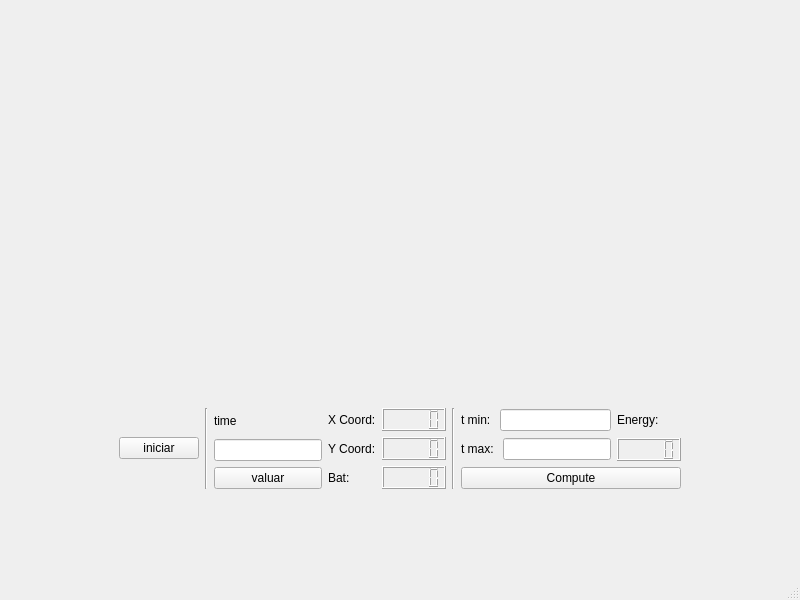
<?xml version="1.0" encoding="UTF-8"?>
<ui version="4.0">
 <class>MainWindow</class>
 <widget class="QMainWindow" name="MainWindow">
  <property name="geometry">
   <rect>
    <x>0</x>
    <y>0</y>
    <width>800</width>
    <height>600</height>
   </rect>
  </property>
  <property name="windowTitle">
   <string>MainWindow</string>
  </property>
  <widget class="QWidget" name="centralwidget">
   <layout class="QGridLayout" name="gridLayout">
    <item row="1" column="1">
     <layout class="QVBoxLayout" name="verticalLayout_8">
      <item>
       <layout class="QVBoxLayout" name="verticalLayout">
        <item>
         <widget class="QCustomPlot" name="plotx" native="true">
          <property name="minimumSize">
           <size>
            <width>400</width>
            <height>100</height>
           </size>
          </property>
         </widget>
        </item>
        <item>
         <widget class="QCustomPlot" name="ploty" native="true">
          <property name="minimumSize">
           <size>
            <width>400</width>
            <height>100</height>
           </size>
          </property>
         </widget>
        </item>
        <item>
         <widget class="QCustomPlot" name="plotb" native="true">
          <property name="minimumSize">
           <size>
            <width>400</width>
            <height>100</height>
           </size>
          </property>
         </widget>
        </item>
       </layout>
      </item>
      <item>
       <layout class="QHBoxLayout" name="horizontalLayout_8">
        <item>
         <layout class="QVBoxLayout" name="verticalLayout_2">
          <item>
           <widget class="QPushButton" name="botonIniciar">
            <property name="text">
             <string>iniciar</string>
            </property>
           </widget>
          </item>
         </layout>
        </item>
        <item>
         <layout class="QHBoxLayout" name="horizontalLayout_7">
          <item>
           <widget class="Line" name="line_3">
            <property name="orientation">
             <enum>Qt::Orientation::Vertical</enum>
            </property>
           </widget>
          </item>
          <item>
           <layout class="QVBoxLayout" name="verticalLayout_3">
            <item>
             <widget class="QLabel" name="label">
              <property name="text">
               <string>time</string>
              </property>
             </widget>
            </item>
            <item>
             <widget class="QLineEdit" name="lineEditTiempo"/>
            </item>
            <item>
             <widget class="QPushButton" name="botonValuar">
              <property name="text">
               <string>valuar</string>
              </property>
             </widget>
            </item>
           </layout>
          </item>
          <item>
           <layout class="QVBoxLayout" name="verticalLayout_4">
            <item>
             <layout class="QHBoxLayout" name="horizontalLayout">
              <item>
               <widget class="QLabel" name="label_2">
                <property name="text">
                 <string>X Coord:</string>
                </property>
               </widget>
              </item>
              <item>
               <widget class="QLCDNumber" name="lcdX"/>
              </item>
             </layout>
            </item>
            <item>
             <layout class="QHBoxLayout" name="horizontalLayout_2">
              <item>
               <widget class="QLabel" name="label_3">
                <property name="text">
                 <string>Y Coord:</string>
                </property>
               </widget>
              </item>
              <item>
               <widget class="QLCDNumber" name="lcdY"/>
              </item>
             </layout>
            </item>
            <item>
             <layout class="QHBoxLayout" name="horizontalLayout_3">
              <item>
               <widget class="QLabel" name="label_4">
                <property name="text">
                 <string>Bat:</string>
                </property>
               </widget>
              </item>
              <item>
               <widget class="QLCDNumber" name="lcdBat"/>
              </item>
             </layout>
            </item>
           </layout>
          </item>
          <item>
           <widget class="Line" name="line">
            <property name="orientation">
             <enum>Qt::Orientation::Vertical</enum>
            </property>
           </widget>
          </item>
          <item>
           <layout class="QVBoxLayout" name="verticalLayout_7">
            <item>
             <layout class="QHBoxLayout" name="horizontalLayout_6">
              <item>
               <layout class="QVBoxLayout" name="verticalLayout_6">
                <item>
                 <layout class="QHBoxLayout" name="horizontalLayout_4">
                  <item>
                   <widget class="QLabel" name="label_5">
                    <property name="text">
                     <string>t min: </string>
                    </property>
                   </widget>
                  </item>
                  <item>
                   <widget class="QLineEdit" name="Tmin"/>
                  </item>
                 </layout>
                </item>
                <item>
                 <layout class="QHBoxLayout" name="horizontalLayout_5">
                  <item>
                   <widget class="QLabel" name="label_6">
                    <property name="text">
                     <string>t max: </string>
                    </property>
                   </widget>
                  </item>
                  <item>
                   <widget class="QLineEdit" name="Tmax"/>
                  </item>
                 </layout>
                </item>
               </layout>
              </item>
              <item>
               <layout class="QVBoxLayout" name="verticalLayout_5">
                <item>
                 <widget class="QLabel" name="label_7">
                  <property name="text">
                   <string>Energy: </string>
                  </property>
                 </widget>
                </item>
                <item>
                 <widget class="QLCDNumber" name="lcdEnergy"/>
                </item>
               </layout>
              </item>
             </layout>
            </item>
            <item>
             <widget class="QPushButton" name="botonCompute">
              <property name="text">
               <string>Compute</string>
              </property>
             </widget>
            </item>
           </layout>
          </item>
         </layout>
        </item>
       </layout>
      </item>
     </layout>
    </item>
    <item row="1" column="0">
     <spacer name="horizontalSpacer">
      <property name="orientation">
       <enum>Qt::Orientation::Horizontal</enum>
      </property>
      <property name="sizeHint" stdset="0">
       <size>
        <width>40</width>
        <height>20</height>
       </size>
      </property>
     </spacer>
    </item>
    <item row="2" column="1">
     <spacer name="verticalSpacer">
      <property name="orientation">
       <enum>Qt::Orientation::Vertical</enum>
      </property>
      <property name="sizeHint" stdset="0">
       <size>
        <width>20</width>
        <height>40</height>
       </size>
      </property>
     </spacer>
    </item>
    <item row="1" column="2">
     <spacer name="horizontalSpacer_2">
      <property name="orientation">
       <enum>Qt::Orientation::Horizontal</enum>
      </property>
      <property name="sizeHint" stdset="0">
       <size>
        <width>40</width>
        <height>20</height>
       </size>
      </property>
     </spacer>
    </item>
    <item row="0" column="1">
     <spacer name="verticalSpacer_2">
      <property name="orientation">
       <enum>Qt::Orientation::Vertical</enum>
      </property>
      <property name="sizeHint" stdset="0">
       <size>
        <width>20</width>
        <height>40</height>
       </size>
      </property>
     </spacer>
    </item>
   </layout>
  </widget>
  <widget class="QMenuBar" name="menubar">
   <property name="geometry">
    <rect>
     <x>0</x>
     <y>0</y>
     <width>800</width>
     <height>21</height>
    </rect>
   </property>
  </widget>
  <widget class="QStatusBar" name="statusbar"/>
 </widget>
 <customwidgets>
  <customwidget>
   <class>QCustomPlot</class>
   <extends>QWidget</extends>
   <header>qcustomplot.h</header>
   <container>1</container>
  </customwidget>
 </customwidgets>
 <resources/>
 <connections/>
</ui>
